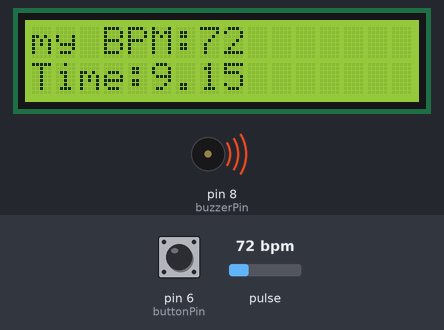
Simulated run of this sketch. Board: Arduino Uno, built with avr-gcc and run on an emulated ATmega328P. Parts: 16×2 character LCD, buzzer (waves = sounding). Inputs (shaded band) come from the test bench; at power-on: pulse 72 bpm, pin 6 (buttonPin) LOW. What the sketch prints to the serial monitor is not drawn.

Above: at 12.0 s.
12.1 s: pulse set to 70 bpm
At 23.6 s:
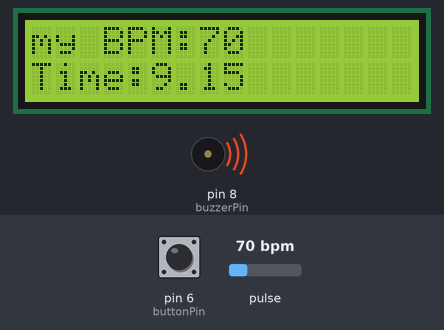
24.7 s: pulse set to 100 bpm
At 38.5 s:
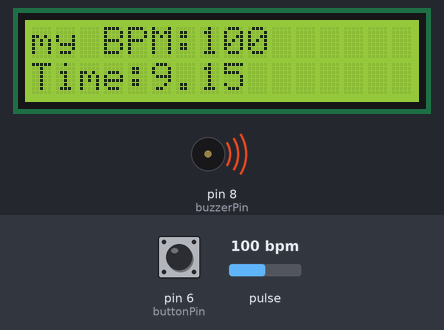
Timing chart, 0 to 44.7 s (numbered marks = the images above; inputs shaded):
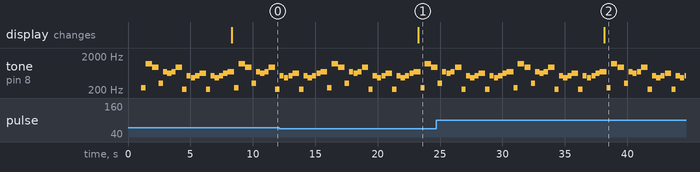

The sketch:

pulse_lcd_buzz.ino
```cpp
#define USE_ARDUINO_INTERRUPTS true    // Set-up low-level interrupts for most acurate BPM maths.
#include <PulseSensorPlayground.h>     // Includes the PulseSensorPlayground Library.

// include the library code:
#include <LiquidCrystal.h>

// Creates an LCD object. Parameters: (rs, enable, d4, d5, d6, d7)
LiquidCrystal lcd(12, 11, 5, 4, 3, 2);

const int PulseWire = 0;       // PulseSensor PURPLE WIRE connected to ANALOG PIN 0
int Threshold = 550;           // Determine which Signal to "count as a beat" and which to ignore.
                               // Use the "Getting Started Project" to fine-tune Threshold Value beyond default setting.
                               // Other
PulseSensorPlayground pulseSensor;  // Creates an instance of the PulseSensorPlayground object called "pulseSensor
// put your main code here, to run repeatedly:
int buzzerPin = 8;
// button
const int buttonPin=6;
int buttonstate = 0;

//stop button
boolean stop = true;

void setup() {
  Serial.begin(9600);          // For Serial Monitor
  // Configure the PulseSensor object, by assigning our variables to it.
  pulseSensor.analogInput(PulseWire);
  pulseSensor.setThreshold(Threshold);
  // Double-check the "pulseSensor" object was created and "began" seeing a signal.
   if (pulseSensor.begin()) {
    Serial.println("Pulse is sensed");  //This prints one time at Arduino power-up,  or on Arduino reset.
  }

   // set up the LCD's number of columns and rows:
  lcd.begin(16, 2);

  // Clears the LCD screen
  lcd.clear();
  Serial.println("Enter alarm time:");
  int time = Serial.parseFloat();

  //buzzer
  pinMode(buzzerPin, OUTPUT);
  tone(buzzerPin, 1000, 2000);

  //button
  pinMode(buttonPin, INPUT);

}

void loop()
{
  if (stop==true)
  {
    // put your main code here, to run repeatedly:
    int myBPM = pulseSensor.getBeatsPerMinute();  // Calls function on our pulseSensor object that returns BPM as an "int".
                                                 // "myBPM" hold this BPM value now.

    float current_time=9.15;
    //if (myBPM >100 && myBPM < 70) //|| current_time>=time
      //{
      if (stop == true)
        buzz();
      //}


    if (pulseSensor.sawStartOfBeat())
    {            // Constantly test to see if "a beat happened".
      Serial.println("♥  A HeartBeat Happened ! "); // If test is "true", print a message "a heartbeat happened".
      Serial.print("BPM: ");                        // Print phrase "BPM: "

      Serial.println(myBPM);
      // Print the value inside of myBPM.
      // Print a message to the LCD.
      lcd.setCursor(0,0);
      lcd.print("                ");
      lcd.setCursor(0, 0);
      lcd.print("my BPM:");
      lcd.print(myBPM);

      // set the cursor to column 0, line 1
      // (note: line 1 is the second row, since counting begins with 0):
      lcd.setCursor(0, 1);
      // Print a message to the LCD.
      lcd.print("Time:");
      lcd.print(current_time);


    }

    buttonstate=digitalRead(buttonPin);
    if (buttonstate == HIGH)
    {
      digitalWrite(buzzerPin, LOW);
      stop=false;
    }
    delay(200);
  }

}

void buzz()
{
  // 60,000 (ms) ÷ BPM = duration of a quarter note
      tone(buzzerPin, 233.08); // B Flat
      delay(342.857); // Quarter note = 1 beat

      tone(buzzerPin, 0); // Pause
      delay(10);

      tone(buzzerPin, 1174.66); // D
      delay(514.286); // Dotted Quarter = 1.5 beats

      tone(buzzerPin, 0); // Pause
      delay(10);

      tone(buzzerPin, 932.33); // B Flat 5
      delay(514.286); // Dotter Quarter

      tone(buzzerPin, 0); // Pause
      delay(10);

      tone(buzzerPin, 311.13); // E Flat 4
      delay(342.857); // Quarter note

      tone(buzzerPin, 0); // Pause
      delay(10);

      tone(buzzerPin, 698.46); // F5
      delay(329.67); // Eigth Note = 1/2 beat

      tone(buzzerPin, 0); // Pause
      delay(10);

      tone(buzzerPin, 622.25); // E Flat 5
      delay(329.67); // Eigth Note

      tone(buzzerPin, 0); // Pause
      delay(10);

      tone(buzzerPin, 698.46); // F5
      delay(329.67); // Eigth Note

      tone(buzzerPin, 0); // Pause
      delay(10);

      tone(buzzerPin, 932.33); // B Flat 5
      delay(514.286); // Dotted Quarter

      tone(buzzerPin, 0); // Pause
      delay(10);

      tone(buzzerPin, 207.65); // A Flat 3
      delay(342.857); // Quarter

      tone(buzzerPin, 0); // Pause
      delay(10);

      tone(buzzerPin, 523.25); // C5
      delay(329.67); // Eigth

      tone(buzzerPin, 0); // Pause
      delay(10);

      tone(buzzerPin, 466.16); // B Flat 4
      delay(342.857); // Eigth

      tone(buzzerPin, 0); // Pause
      delay(10);

      tone(buzzerPin, 523.25); // C5
      delay(329.67); // Eigth

      tone(buzzerPin, 0); // Pause
      delay(10);

      tone(buzzerPin, 622.25); // E Flat 5
      delay(514.286); // Dotted

      tone(buzzerPin, 0); // Pause
      delay(10);

      tone(buzzerPin, 207.65); // A Flat 3
      delay(342.857); // Quarter

      tone(buzzerPin, 0); // Pause
      delay(10);

      tone(buzzerPin, 523.25); // C5
      delay(329.67); // Eigth

      tone(buzzerPin, 0); // Pause
      delay(10);

      tone(buzzerPin, 466.16); // B Flat 4
      delay(342.857); //Quarter

      tone(buzzerPin, 0); // Pause
      delay(10);

      tone(buzzerPin, 523.25); // C5
      delay(329.67); // Eigth

      tone(buzzerPin, 0); // Pause
      delay(10);

      tone(buzzerPin, 622.25); // E Flat 5
      delay(329.67); // Eigth

      tone(buzzerPin, 0); // Pause
      delay(10);

      tone(buzzerPin, 698.46); // F5
      delay(329.67); // Eigth
}
```

Measured:
- after the input at 12.1 s, the display: changes after 11.1 s (image 1)
- after the input at 24.7 s, the display: changes after 13.4 s (image 2)
- by itself, tone on pin 8 (buzzerPin): plays 311 Hz for 0.34 s, 698 Hz for 0.33 s, 622 Hz for 0.33 s, 698 Hz for 0.33 s, 932 Hz for 0.51 s, 207 Hz for 0.34 s … (52 notes in this stretch)
